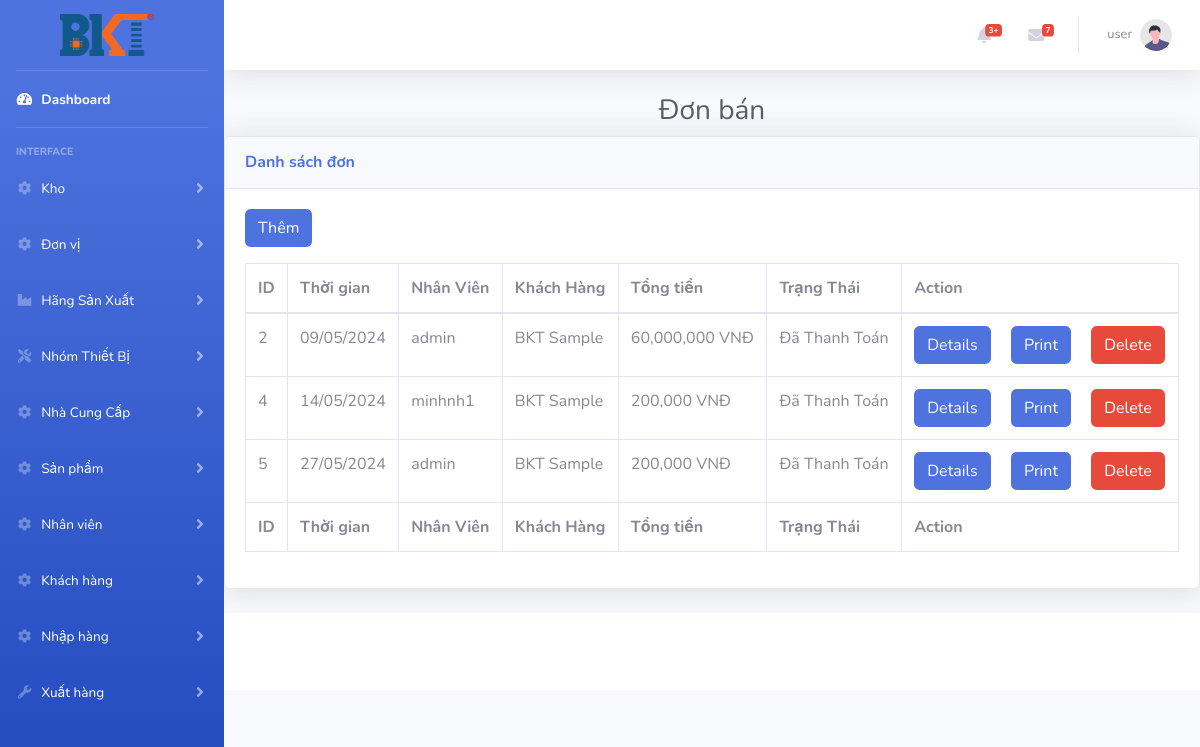
The app's page /index.php?controller=donban (signed in) with its own data.
### tables this page shows
CREATE TABLE `donban` (
  `Id` int(11) NOT NULL,
  `NgayBan` datetime DEFAULT NULL,
  `IdNV` int(11) DEFAULT NULL,
  `IdKH` int(11) DEFAULT NULL,
  `Tong` int(11) DEFAULT NULL,
  `TrangThai` varchar(1) DEFAULT NULL
);

CREATE TABLE `nhanvien` (
  `Id` int(11) NOT NULL,
  `TenNV` varchar(100) DEFAULT NULL,
  `DienThoai` varchar(20) DEFAULT NULL,
  `Email` varchar(50) DEFAULT NULL,
  `DiaChi` varchar(100) DEFAULT NULL,
  `TaiKhoan` varchar(50) DEFAULT NULL,
  `MatKhau` varchar(50) DEFAULT NULL,
  `Quyen` varchar(20) DEFAULT NULL,
  `IsActive` varchar(1) DEFAULT NULL
);

CREATE TABLE `khachhang` (
  `Id` int(11) NOT NULL,
  `TenKH` varchar(100) DEFAULT NULL,
  `DienThoai` varchar(20) DEFAULT NULL,
  `Email` varchar(50) DEFAULT NULL,
  `DiaChi` varchar(100) DEFAULT NULL
);

### controllers/donban_controller.php (called while the page is built, shortened)
<?php
require_once ('models/donban.php');
class DonBanController extends BaseController
{
    public function  index()
    {
        $donban = DonBan::all();
        $data =array('donban'=> $donban);
        $this->render('index',$data);
    }
}

### routes.php (called while the page is built, shortened)
<?php
$controller = new $klass;
$controller->$action();

### index.php (called while the page is built, shortened)
<?php
require_once('routes.php');

### models/donban.php (called while the page is built, shortened)
<?php
class DonBan{
    function __construct($Id,$NgayBan,$IdNV,$IdKH,$ThanhTien,$TrangThai)
    {
        $this->Id = $Id;
        $this->NgayBan = $NgayBan;
        $this->IdNV =  $IdNV;
        $this->IdKH = $IdKH;
        $this->ThanhTien= $ThanhTien;
        $this->TrangThai= $TrangThai;
    }
    static function all()
    {
        $list =[];
        $db =DB::getInstance();
        $reg = $db->query('SELECT db.Id ,db.NgayBan , nv.TaiKhoan ,kh.TenKH ,db.Tong,db.TrangThai FROM DonBan db JOIN NhanVien nv JOIN KhachHang kh ON nv.Id =db.IdNV AND kh.Id = db.IdKH');
        foreach ($reg->fetchAll() as $item){
            $list[] =new DonBan($item['Id'],$item['NgayBan'],$item['TaiKhoan'],$item['TenKH'],$item['Tong'],$item['TrangThai']);
        }
        return $list;
    }
}

### views/donban/index.php (the view, shortened to what this page needs)
<?php
require_once('models/donban.php');
?>
<h1 class="h3 mb-2 text-center text-gray-800 ">Đơn bán</h1>
<div class="card shadow mb-4">
    <div class="card-header py-3">
        <h6 class="m-0 font-weight-bold text-primary">Danh sách đơn</h6>
    </div>
    <div class="card-body">
        <a href="index.php?controller=donban&action=insert" class="btn btn-primary mb-3">Thêm</a>
        <div class="table-responsive">
            <table class="table table-bordered" id="dataTable" width="100%" cellspacing="0">
                <thead>
                    <tr>
                        <th>ID</th>
                        <th>Thời gian</th>
                        <th>Nhân Viên</th>
                        <th>Khách Hàng</th>
                        <th>Tổng tiền</th>
                        <th>Trạng Thái</th>
                        <th>Action</th>
                    </tr>
                </thead>
                <tfoot>
                    <tr>
                        <th>ID</th>
                        <th>Thời gian</th>
                        <th>Nhân Viên</th>
                        <th>Khách Hàng</th>
                        <th>Tổng tiền</th>
                        <th>Trạng Thái</th>
                        <th>Action</th>
                    </tr>
                </tfoot>
                <tbody>
                    <?php
                    foreach ($donban as $item) {
                    ?>
                        <form method="post">
                            <tr>
                                <td><?= $item->Id   ?></td>
                                <td><?= date('d/m/Y', strtotime($item->NgayBan)) ?></td>
                                <td><?= $item->IdNV
                                    ?></td>
                                <td><?= $item->IdKH ?></td>
                                <td><?= number_format($item->ThanhTien, 0, ".", ",") ?> VNĐ</td>
                                <td><?php
                                    if ($item->TrangThai == "1") {
                                        echo "Đã Thanh Toán";
                                    } else {
                                        echo "Chưa thanh toán";
                                    }
                                    ?></td>
                                <td>
                                    <a href="index.php?controller=donban&action=show&id=<?= $item->Id ?>" class='btn btn-primary mr-3'>Details</a>
                                    <a href="index.php?controller=donban&action=print&id=<?= $item->Id ?>" class='btn btn-primary mr-3'>Print</a>
                                    <button type="submit" name="dele" value="<?= $item->Id ?>" class='btn btn-danger'>Delete</button>
                        </form>
                    <?php
                    }
                    ?>
                </tbody>
            </table>
        </div>
    </div>
</div>

### records on screen
donban: Id "2", NgayBan "09/05/2024", IdNV.TaiKhoan "admin", IdKH.TenKH "BKT Sample", Tong "60,000,000", TrangThai "Đã Thanh Toán"
donban: Id "4", NgayBan "14/05/2024", IdNV.TaiKhoan "minhnh1", IdKH.TenKH "BKT Sample", Tong "200,000", TrangThai "Đã Thanh Toán"
donban: Id "5", NgayBan "27/05/2024", IdNV.TaiKhoan "admin", IdKH.TenKH "BKT Sample", Tong "200,000", TrangThai "Đã Thanh Toán"

### other values on screen
$_SESSION['username'] "user"
